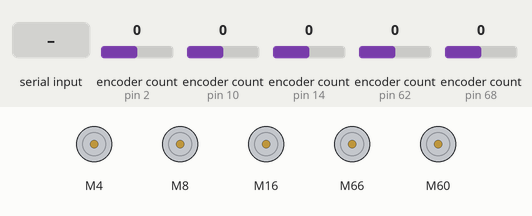
Bench run of a sketch on a simulated Arduino Uno, built with avr-gcc and run on an emulated ATmega328P. Parts: 5 × DC motor (green arrow = forward, orange = backward, longer = faster). The inputs (shaded band) are chosen by the test bench; at power-on: encoder count (sensors on pin 2, pin 10, pin 14, pin 62, pin 68) 0. What the sketch prints to the serial monitor is not drawn.

Above: at 1.2 s.
1.3 s: "AUTO\n" received over Serial
At 3.0 s:
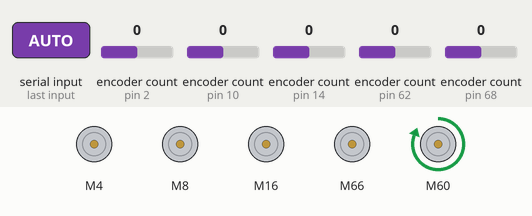
4.3 s: encoder count (sensor on pin 2) set to 1
7.3 s: "STOP,1\n" received over Serial
10.3 s: "AUTO,1\n" received over Serial
Timing chart, 0 to 14.3 s (numbered marks = the images above; inputs shaded):
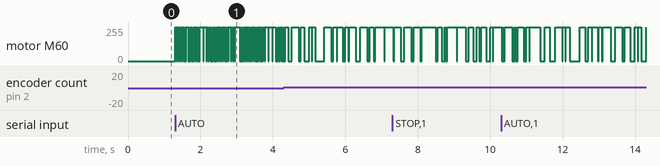

The sketch:

me213_full_code.ino
```cpp
#include "CytronMotorDriver.h"
#include <Encoder.h>

// Motor speed max: 255
// const int MOTOR_SPEED = 255/2;

// Motor pin and encoder declarations
// Encoder pins should have interrupt if possible
// See: https://content.arduino.cc/assets/Pinout-Mega2560rev3_latest.pdf
const int lf_pwm = 4;
const int lf_dir = 5;
const int lf_e1 = 2;
const int lf_e2 = 3;

const int lb_pwm = 8;
const int lb_dir = 9;
const int lb_e1 = 10;
const int lb_e2 = 11;

const int rf_pwm = 16;
const int rf_dir = 17;
const int rf_e1 = 14;
const int rf_e2 = 15;

const int rb_pwm = 66;
const int rb_dir = 67;
const int rb_e1 = 68;
const int rb_e2 = 69;

const int arm_pwm = 60;
const int arm_dir = 61;
const int arm_e1 = 62;
const int arm_e2 = 63;

// Motor and encoder declaration
// PWM pin = 10, DIR pin = 5
CytronMD left_front_motor (PWM_DIR, lf_pwm, lf_dir);
CytronMD left_back_motor (PWM_DIR, lb_pwm, lb_dir);
CytronMD right_front_motor (PWM_DIR, rf_pwm, rf_dir);
CytronMD right_back_motor (PWM_DIR, rb_pwm, rb_dir);
CytronMD arm_motor (PWM_DIR, arm_pwm, arm_dir);

// Both pins should have interrupt capability if possible
Encoder left_front_encoder(lf_e1, lf_e2);
Encoder left_back_encoder(lb_e1, lb_e2);
Encoder right_front_encoder(rf_e1, rf_e2);
Encoder right_back_encoder(rb_e1, rb_e2);
Encoder arm_encoder(arm_e1, arm_e2);

// Serial constants
unsigned long lastPrintTime = 0;
const int PRINT_INTERVAL = 1000; // print encoder data every 1000ms

// PID constants
float targetDegrees = 120.0;
float kP = 20;
float kI = 80;
float kD = 10;

const int MAX_SPEED = 255;
const int MIN_SPEED = 25;

float prevError = 0;
float integral = 0;
unsigned long lastPIDTime = 0;

// Initial state
bool autoMode = false;

// Helper methods
float encoderToDegrees(long counts) {
  return (counts/288.0) * 360;
}

int runPID(float currentDegrees) {
  unsigned long now = millis();
  float dt = (now - lastPIDTime) / 1000.0;
  lastPIDTime = now;

  float error = targetDegrees - currentDegrees;
  // Serial.println("Error ");
  // Serial.println(error);

  // Proportional
  float P = kP * error;

  // Integral
  integral += error * dt;
  integral = constrain(integral, -50, 50);
  float I = kI * integral;

  // Derivative
  float derivative = (error - prevError) / dt;
  float D = kD * derivative;
  prevError = error;

  float rawOutput = P + I + D;

  if(rawOutput > 0 && rawOutput < MIN_SPEED) {
    rawOutput = MIN_SPEED;
  }

  if(rawOutput < 0 && rawOutput > - MIN_SPEED) {
    rawOutput = -MIN_SPEED;
  }

  int output = constrain((int)rawOutput, -MAX_SPEED, MAX_SPEED);
  return output;
}

void setDriveSpeed(int left, int right) {
  left_front_motor.setSpeed(left);
  left_back_motor.setSpeed(left);
  right_front_motor.setSpeed(right);
  right_back_motor.setSpeed(right);
}

void stopAll() {
  setDriveSpeed(0, 0);
  arm_motor.setSpeed(0);
}

void setup() {
  // put your setup code here, to run once:
  Serial.begin(9600);
  stopAll();

  // Resets encoder values
  left_front_encoder.write(0);
  left_back_encoder.write(0);
  right_front_encoder.write(0);
  right_back_encoder.write(0);
  arm_encoder.write(0);
}

void loop() {
  // Read encoder values
  long arm_position = -arm_encoder.read();
  float arm_degrees = encoderToDegrees(arm_position);

  long left_front_pos = -left_front_encoder.read();
  float left_front_degrees = encoderToDegrees(left_front_pos);

  long left_back_pos = -left_back_encoder.read();
  float left_back_degrees = encoderToDegrees(left_back_pos);

  long right_front_pos = -right_front_encoder.read();
  float right_front_degrees = encoderToDegrees(right_front_pos);

  long right_back_pos = -right_back_encoder.read();
  float right_back_degrees = encoderToDegrees(right_back_pos);

  if(Serial.available() > 0) {
    String input = Serial.readStringUntil('\n');
    input.trim();

    if(input == "STOP") {
      autoMode = false;
      integral = 0;
      prevError = 0;
      stopAll();
      Serial.println("EMERGENCY STOP");
    }
    else if(input == "AUTO") {
      autoMode = true;
      setDriveSpeed(0, 0);
      integral = 0;
      prevError = 0;
      lastPIDTime = millis();
      Serial.println("AUTO mode started");
    }
    else if (input == "ARM_UP") {
    arm_motor.setSpeed(100);
    }
    else if (input == "ARM_DOWN") {
    arm_motor.setSpeed(-100);
    }
    else if (input == "ARM_STOP") {
    arm_motor.setSpeed(0);
    }
    else if (input == "DRIVE_STOP") {
      setDriveSpeed(0, 0);
    }
    else if (input.startsWith("L") && !autoMode) {
      int commaIndex = input.indexOf(',');
      int leftSpeed = input.substring(1, commaIndex).toInt();
      int rightSpeed = input.substring(commaIndex + 2).toInt();

      leftSpeed = constrain(leftSpeed, -255, 255);
      rightSpeed = constrain(rightSpeed, -255, 255);
      setDriveSpeed(leftSpeed, rightSpeed);
    }
    else {
      Serial.print("Unknown command " + input);
    }
  }

  if(autoMode) {
    float error = targetDegrees - arm_degrees;
    if(abs(error) < 1.0) {
      arm_motor.setSpeed(0);
      autoMode = false;
      Serial.println("Target reached");
    }
    else {
      int pidOutput = runPID(arm_degrees);
      arm_motor.setSpeed(pidOutput);
    }
  }

  unsigned long currentTime = millis();
  if (currentTime - lastPrintTime >= PRINT_INTERVAL) {
    lastPrintTime = currentTime;

    Serial.println("DEGREES");
    Serial.println("Arm: " + String(arm_degrees));
    Serial.println("Left front: " + String(left_front_degrees));
    Serial.println("Left back: " + String(left_back_degrees));
    Serial.println("Right front: " + String(right_front_degrees));
    Serial.println("Right back: " + String(right_back_degrees));
    Serial.println("-----------------------------------");
  }
}
```
